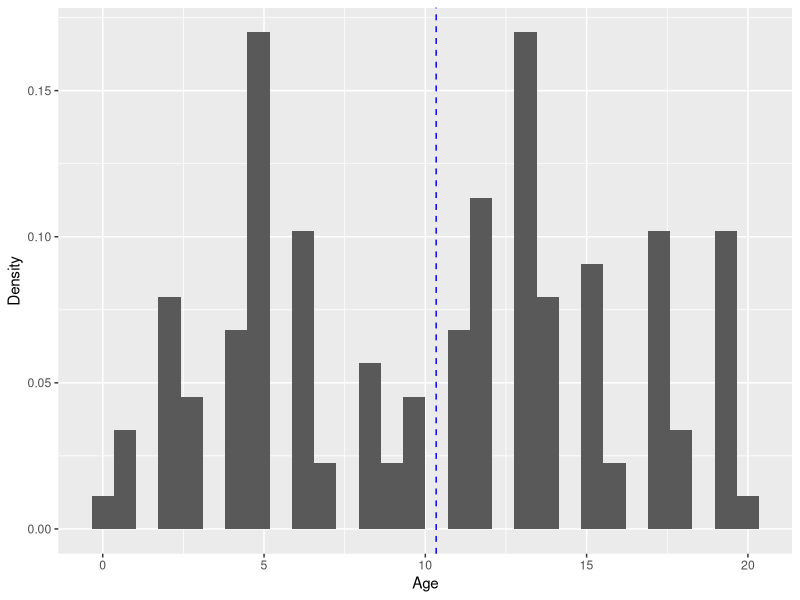
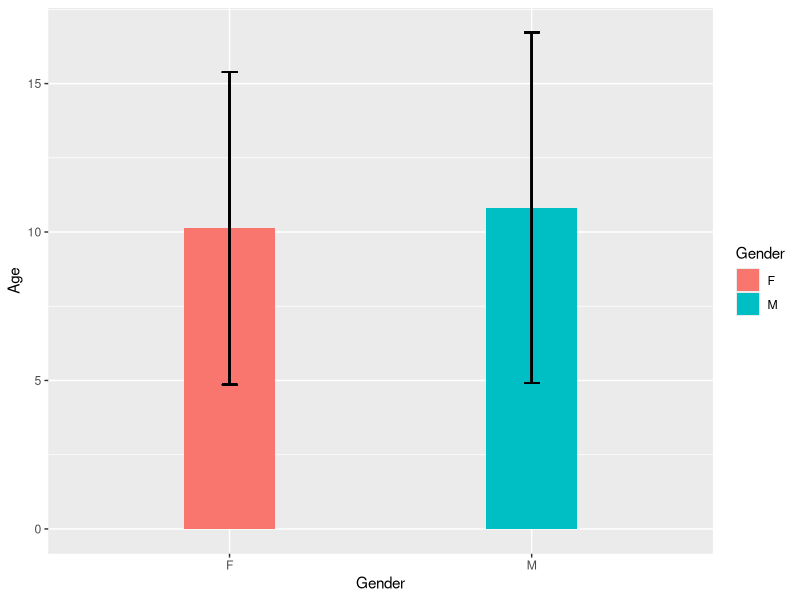

Write R code to recreate these figures, in order.
## ---- chunk 1
knitr::opts_chunk$set(warning = FALSE, message = FALSE)
## ---- chunk 2
library(tidyverse)

data <- read.csv('posts/2021/2021-04-19-Barplot/test.csv') %>%
  as_tibble()
data %>%
  head() %>%
  knitr::kable()
## ---- chunk 3
data %>%
  ggplot(aes(x=Age, y=..density..)) +
  geom_histogram(stat = 'bin') +
  geom_vline(xintercept=mean(data$Age), linetype='dashed', color='blue') +
  ylab('Density')
## ---- chunk 4
data %>%
  group_by(Gender) %>%
  mutate(
    value=mean(Age),
    sd=sd(Age)
  ) %>%
  ggplot(aes(x=Gender, y=value, fill=Gender)) +
  geom_col(position = "dodge", width = 0.3) + 
  geom_errorbar(aes(ymin = value-sd, ymax = value+sd), 
                position = position_dodge(0.9), width = .05) +
  ylab('Age')
